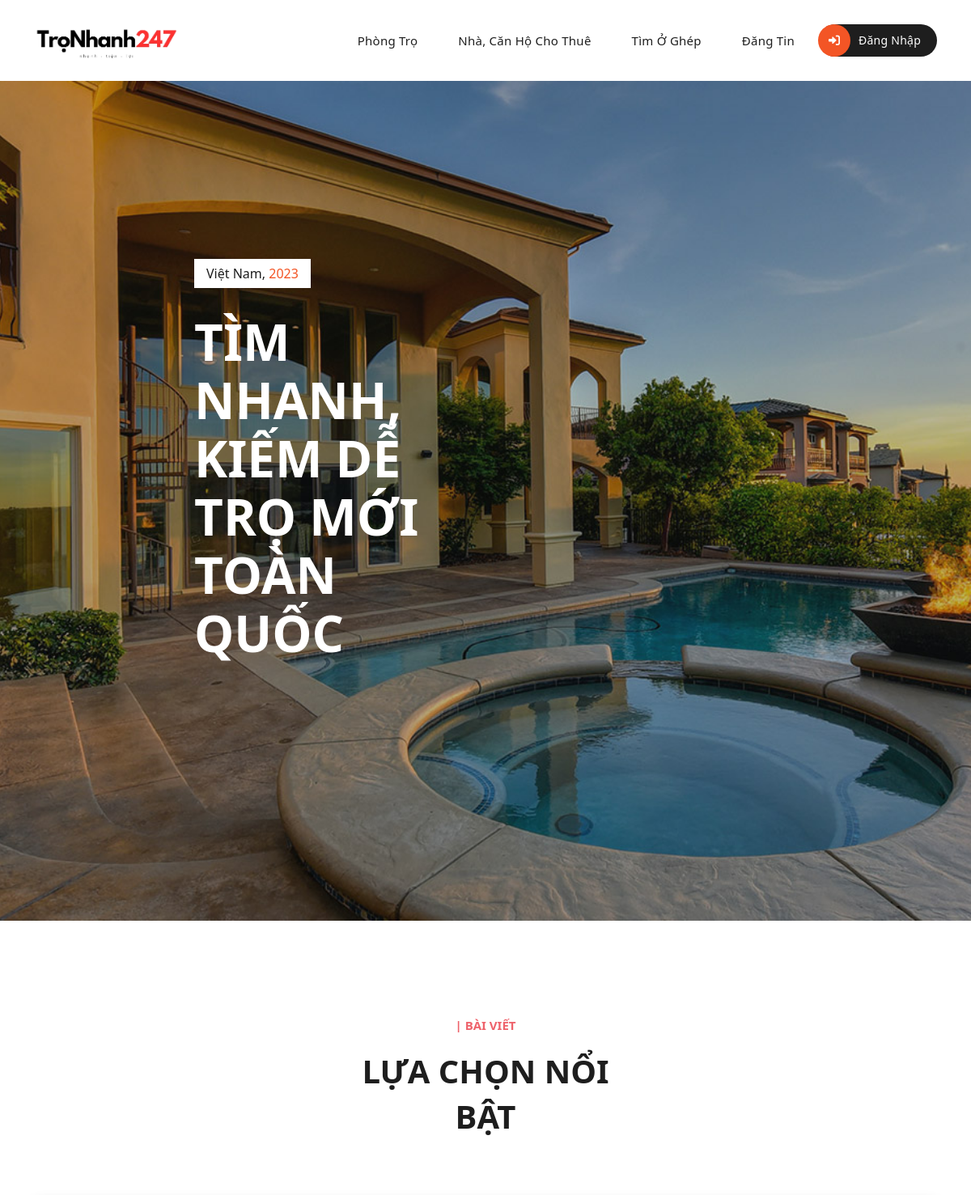
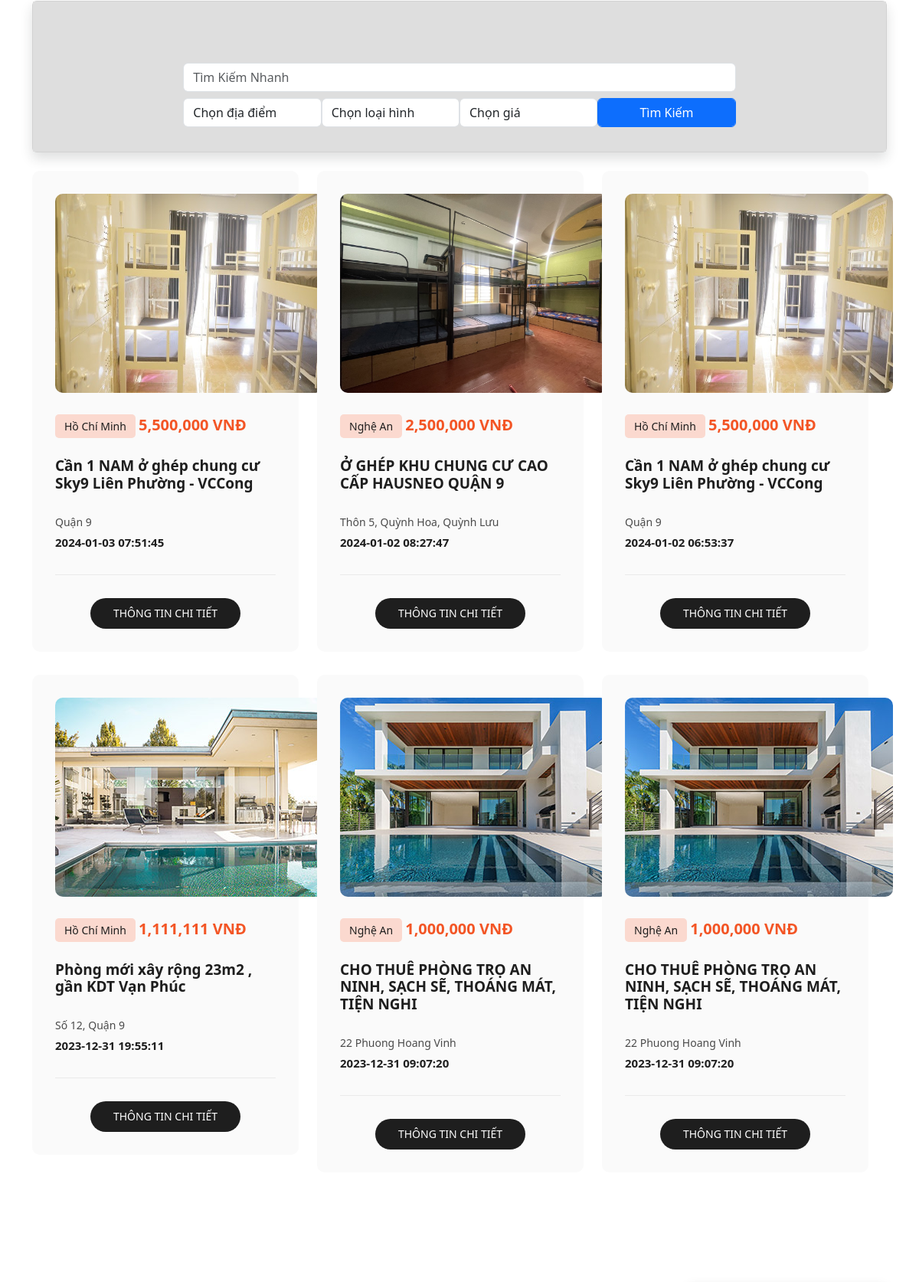
The page / (upper part) on the database its author committed (2 pictures, top to bottom).
### tables this page shows
CREATE TABLE `tblmenu` (
  `MenuID` int(10) NOT NULL,
  `MenuName` varchar(100) NOT NULL,
  `Levels` int(20) NOT NULL,
  `IsActive` int(10) NOT NULL,
  `Link` varchar(250) NOT NULL,
  `Position` int(10) NOT NULL
);

CREATE TABLE `tbltindv` (
  `TinID` int(100) NOT NULL,
  `Tk_ID` int(100) NOT NULL,
  `Tin_title` varchar(255) NOT NULL,
  `Tin_chitiet` text NOT NULL,
  `Ltin_ID` int(10) NOT NULL,
  `Tin_hinhthuc` varchar(255) NOT NULL,
  `Tin_diachi` varchar(250) NOT NULL,
  `Tin_diachichitiet` varchar(255) NOT NULL,
  `Tin_gia` varchar(250) NOT NULL,
  `Tin_dientich` int(100) NOT NULL,
  `Tin_phong` int(100) NOT NULL,
  `Tin_toida` int(100) NOT NULL,
  `Tin_phongtrong` int(100) NOT NULL,
  `Tin_tuquan` int(10) NOT NULL,
  `Tin_time` datetime NOT NULL,
  `Tttindv_ID` int(10) NOT NULL,
  `Tin_image1` varchar(255) NOT NULL,
  `Tin_image2` varchar(255) NOT NULL,
  `Tin_image3` varchar(255) NOT NULL,
  `Tin_gtuutien` int(100) NOT NULL,
  `Description` varchar(255) NOT NULL,
  `Tin_svip` int(100) NOT NULL,
  `Tin_trangthai` int(100) NOT NULL
);

### index.php (the view, shortened to what this page needs)
  <?php include("header.php");
  include_once(__DIR__.'/model/config.php');
  ?>
  <div class="main-banner">
    <div class="owl-carousel owl-banner">
      <div class="item item-1">
        <div class="header-text">
          <span class="category">Việt Nam, <em>2023</em></span>
          <h2>TÌM NHANH, KIẾM DỄ TRỌ MỚI TOÀN QUỐC</h2>
        </div>
      </div>
    </div>
  </div>
<?php include('./dsphong.php') ?>
  <?php include("footer.php");?>

### header.php (shortened to what this page needs)
<!DOCTYPE html>
<html lang="en">
  <head>
    <link href="vendor/bootstrap/css/bootstrap.min.css" rel="stylesheet">
    <link rel="stylesheet" href="assets/css/fontawesome.css">
    <link rel="stylesheet" href="assets/css/templatemo-villa-agency.css">
    <link rel="stylesheet" href="assets/css/owl.css">
    <link rel="stylesheet" href="assets/css/animate.css">
    <link rel="stylesheet"href="https://unpkg.com/swiper@7/swiper-bundle.min.css"/>
  </head>
<body>
  <header class="header-area header-sticky">
    <div class="container">
        <div class="row">
            <div class="col-12">
                <nav class="main-nav">
                    <a href="index.php" class="logo">
                        <img style="height: 100px;" src="assets/images/logo.png" alt="">
                    </a>
                    <ul class="nav">
                    <?php
                        include_once(__DIR__.'/model/config.php');
                        $danhsach = "SELECT MenuName, Link FROM `tblmenu` WHERE IsActive = 1 ORDER BY levels ASC";
                        $result = mysqli_query($conn,$danhsach);
                        $data = [];
                        $TT = 1;
                        while($row = mysqli_fetch_array($result,MYSQLI_ASSOC)){
                          $data[] = array(
                            'TT' => $TT,
                            'MenuName' => $row['MenuName'],
                            'Link' => $row['Link']
                          );
                          $TT++;
                        }
                      ?>
                      <?php foreach ($data as $row) : ?>
                        <li><a href="<?php echo $row['Link'] ?>" class=""><?php echo $row['MenuName']; ?></a></li>
                      <?php endforeach; ?>
                      <?php
                        if(isset($_SESSION['username'])){
                          if($_SESSION['level'] == 2){
                            echo '<li><a href="admin">Admin</a></li>';
                          }
                          echo '<li><a href="profile.php"><i class="fa-solid fa-user"></i> Xin Chào, '.$_SESSION['username'].'</a></li>';
                          echo '<li><a href="model/deletesession.php"><i class="fa-solid fa-right-to-bracket"></i>Đăng Xuất</a></li>';
                        }
                        else{
                          echo '<li><a href="login.php"><i class="fa-solid fa-right-to-bracket"></i>Đăng Nhập</a></li>';
                        }
                      ?>
                  </ul>
                </nav>
            </div>
        </div>
    </div>
  </header>

### dsphong.php (shortened to what this page needs)
<div class="properties section">
  <div class="container">
    <div class="row">
      <div class="col-lg-4 offset-lg-4">
        <div class="section-heading text-center">
          <h6>| Bài Viết</h6>
          <h2>LỰA CHỌN NỔI BẬT</h2>
        </div>
      </div>
      <div class="search-bar">
        <div class="card shadow mb-4">
          <div class="card-body" style="background-color: #dedede;">
            <div class="row">
              <div class="container mt-5">
                <div class="col-md-12 mb-2 mt-3 d-flex justify-content-center">
                  <div class="form-group col-md-8 mb-12 d-flex search-results">
                    <form id="search-form" class="col-md-12 mb-12">
                      <input type="text" class="form-control" name="timkiem" id="timkiem" placeholder="Tìm Kiếm Nhanh">
                    </form>
                  </div>
                </div>
              </div>
              <form method="get" action="bantin.php">
                <div class="col-md-12 mb-2 d-flex justify-content-center">
                  <div class="col-md-2 mb-2">
                    <select class="form-control" name="Tin_diachi" id="Tin_diachi" required>
                      <option selected disabled value="0">Chọn địa điểm</option>
                    </select>
                  </div>
                  <div class="col-md-2 mb-1">
                    <select class="form-control" name="Tin_hinhthuc" id="Tin_hinhthuc" required>
                      <option selected disabled value="0">Chọn loại hình</option>
                    </select>
                  </div>
                  <div class="col-md-2 mb-2">
                    <select class="form-control" name="Tin_gia" id="Tin_gia" required>
                      <option selected disabled value="0">Chọn giá</i></option>
                    </select>
                  </div>
                  <div class="col-md-2 mb-1">
                    <button type="submit" class="form-control btn btn-primary">Tìm Kiếm</button>
                  </div>
                </div>
              </form>
            </div>
          </div>
        </div>
      </div>
    </div>
    <div class="row">
      <?php
      include_once(__DIR__ . '/model/config.php');
      $search_query = "SELECT * FROM tbltindv WHERE Tin_svip = 1 AND Tin_trangthai = 1 AND Tttindv_id = 2 ORDER BY Tin_time DESC LIMIT 6";
      $result = mysqli_query($conn, $search_query);
      $dataroms = [];
      $TT = 1;
      while ($row = mysqli_fetch_array($result, MYSQLI_ASSOC)) {
        $dataroms[] = [
          'TT' => $TT,
          'TinID' => $row['TinID'],
          'Tin_title' => $row['Tin_title'],
          'Tin_gia' => $row['Tin_gia'],
          'Tin_phong' => $row['Tin_phong'],
          'Tin_dientich' => $row['Tin_dientich'],
          'Tin_toida' => $row['Tin_toida'],
          'Tin_phongtrong' => $row['Tin_phongtrong'],
          'Tin_diachi' => $row['Tin_diachi'],
          'Tin_diachichitiet' => $row['Tin_diachichitiet'],
          'Tin_tuquan' => $row['Tin_tuquan'],
          'Tin_image1' => $row['Tin_image1'],
          'Tin_time' => $row['Tin_time'],
        ];
        $TT++;
      }
      ?>
      <div class="row">
        <?php foreach ($dataroms as $room) : ?>
          <div class="col-lg-4 col-md-6">
            <div class="item">
              <a href="chitietbantin.php?id=<?php echo $room['TinID']; ?>"><img style="height: 260px; width: 350px;" src="<?php echo $room['Tin_image1']; ?>" alt=""></a>
              <span class="category"><?php echo $room['Tin_diachi']; ?></span>
              <h6><?php echo number_format($room['Tin_gia']); ?> VNĐ</h6>
              <h4><a href="chitietbantin.php?id=<?php echo $room['TinID']; ?>"><?php echo $room['Tin_title']; ?></a></h4>
              <p><?php echo $room['Tin_diachichitiet']; ?></p>
              <ul>
                <li><span><?php echo $room['Tin_time']; ?></span></li>
              </ul>
              <div class="main-button">
                <a href="chitietbantin.php?id=<?php echo $room['TinID']; ?>">THÔNG TIN CHI TIẾT</a>
              </div>
            </div>
          </div>
        <?php endforeach; ?>
      </div>
    </div>
  </div>
</div>

### rows shown on the page
tblmenu: MenuName "Phòng Trọ"
tblmenu: MenuName "Nhà, Căn Hộ Cho Thuê"
tblmenu: MenuName "Tìm Ở Ghép"
tblmenu: MenuName "Đăng Tin"
tbltindv: Tin_image1 (picture), Tin_diachi "Nghệ An", Tin_gia "2,500,000", Tin_title "Ở GHÉP KHU CHUNG CƯ CAO CẤP HAUSNEO QUẬN 9", Tin_diachichitiet "Thôn 5, Quỳnh Hoa, Quỳnh Lưu", Tin_time "2024-01-02 08:27:47"
tbltindv: Tin_image1 (picture), Tin_diachi "Hồ Chí Minh", Tin_gia "5,500,000", Tin_title "Cần 1 NAM ở ghép chung cư Sky9 Liên Phường - VCCong", Tin_diachichitiet "Quận 9", Tin_time "2024-01-02 06:53:37"
tbltindv: Tin_diachi "Nghệ An", Tin_gia "1,000,000", Tin_title "CHO THUÊ PHÒNG TRỌ AN NINH, SẠCH SẼ, THOÁNG MÁT, TIỆN NGHI", Tin_diachichitiet "22 Phuong Hoang Vinh", Tin_time "2023-12-31 09:07:20"

### other values the page prints
$room['Tin_diachi'] "Hồ Chí Minh"
$room['Tin_gia'] "5,500,000"
$room['Tin_title'] "Cần 1 NAM ở ghép chung cư Sky9 Liên Phường - VCCong"
$room['Tin_diachichitiet'] "Quận 9"
$room['Tin_time'] "2024-01-03 07:51:45"
$room['Tin_gia'] "1,111,111"
$room['Tin_title'] "Phòng mới xây rộng 23m2 , gần KDT Vạn Phúc"
$room['Tin_diachichitiet'] "Số 12, Quận 9"
$room['Tin_time'] "2023-12-31 19:55:11"
$room['Tin_diachi'] "Nghệ An"
$room['Tin_gia'] "1,000,000"
$room['Tin_title'] "CHO THUÊ PHÒNG TRỌ AN NINH, SẠCH SẼ, THOÁNG MÁT, TIỆN NGHI"
$room['Tin_diachichitiet'] "22 Phuong Hoang Vinh"
$room['Tin_time'] "2023-12-31 09:07:20"
